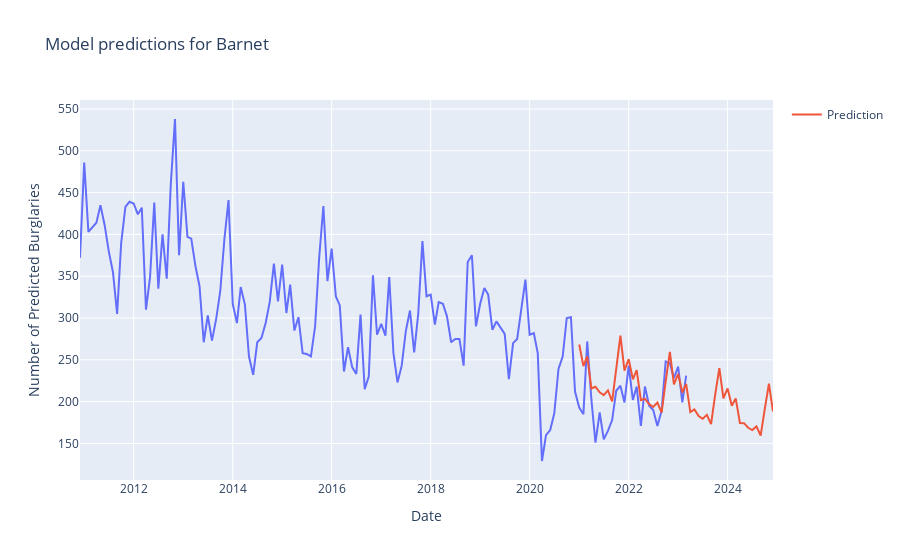

Here is the notebook cell this chart was saved with:
### Code cell
import plotly.express as px

best_model = Prophet(seasonality_mode= 'multiplicative', changepoint_prior_scale= 0.01, seasonality_prior_scale= 1, holidays_prior_scale= 50, holidays= holiday)
best_model.add_regressor('covid')
best_model.fit(train_data)
future_dates = best_model.make_future_dataframe(periods=forecast_upto, freq='MS')
future_dates['covid'] = 0
forecast = best_model.predict(future_dates)

df_plot_pred = forecast[-forecast_upto:][['ds', 'yhat']]

df_plot_true = monthly_grouped_df[['ds', 'y']]

fig = px.line(df_plot_true, x='ds', y='y', title='Model predictions for Barnet')
fig.add_scatter(x=df_plot_pred['ds'], y=df_plot_pred['yhat'], name='Prediction')
fig.update_xaxes(title_text='Date')
fig.update_yaxes(title_text='Number of Predicted Burglaries')

### Figure 1 — Plotly figure (JSON) as saved in the notebook; plotly's stock layout.template omitted (floating-point values rounded to 4 significant figures; data arrays with more than 128 entries replaced by an {"elided": "..."} marker saying what was removed)
{"data": [{"hovertemplate": "ds=%{x}<br>y=%{y}<extra></extra>", "legendgroup": "", "line": {"color": "#636efa", "dash": "solid"}, "marker": {"symbol": "circle"}, "mode": "lines", "name": "", "orientation": "v", "showlegend": false, "type": "scatter", "x": {"elided": "148 str values"}, "xaxis": "x", "y": {"elided": "148 int values"}, "yaxis": "y"}, {"name": "Prediction", "type": "scatter", "x": ["2021-01-01T00:00:00", "2021-02-01T00:00:00", "2021-03-01T00:00:00", "2021-04-01T00:00:00", "2021-05-01T00:00:00", "2021-06-01T00:00:00", "2021-07-01T00:00:00", "2021-08-01T00:00:00", "2021-09-01T00:00:00", "2021-10-01T00:00:00", "2021-11-01T00:00:00", "2021-12-01T00:00:00", "2022-01-01T00:00:00", "2022-02-01T00:00:00", "2022-03-01T00:00:00", "2022-04-01T00:00:00", "2022-05-01T00:00:00", "2022-06-01T00:00:00", "2022-07-01T00:00:00", "2022-08-01T00:00:00", "2022-09-01T00:00:00", "2022-10-01T00:00:00", "2022-11-01T00:00:00", "2022-12-01T00:00:00", "2023-01-01T00:00:00", "2023-02-01T00:00:00", "2023-03-01T00:00:00", "2023-04-01T00:00:00", "2023-05-01T00:00:00", "2023-06-01T00:00:00", "2023-07-01T00:00:00", "2023-08-01T00:00:00", "2023-09-01T00:00:00", "2023-10-01T00:00:00", "2023-11-01T00:00:00", "2023-12-01T00:00:00", "2024-01-01T00:00:00", "2024-02-01T00:00:00", "2024-03-01T00:00:00", "2024-04-01T00:00:00", "2024-05-01T00:00:00", "2024-06-01T00:00:00", "2024-07-01T00:00:00", "2024-08-01T00:00:00", "2024-09-01T00:00:00", "2024-10-01T00:00:00", "2024-11-01T00:00:00", "2024-12-01T00:00:00"], "y": [268.3, 242.5, 254.2, 215.8, 217.8, 211.1, 207.7, 213.5, 200.4, 240.4, 278.8, 237.2, 250.8, 226.7, 237.7, 201.7, 203.5, 196.9, 193.6, 198.8, 186.8, 224.2, 259.5, 220.6, 233.3, 210.9, 221.1, 187.5, 190.8, 182.8, 179.5, 184.1, 173.2, 208.0, 240.1, 204.0, 215.8, 195.1, 203.8, 174.4, 174.2, 168.7, 166.0, 170.4, 159.5, 190.8, 221.4, 188.1]}], "layout": {"legend": {"tracegroupgap": 0}, "title": {"text": "Model predictions for Barnet"}, "xaxis": {"anchor": "y", "domain": [0, 1], "title": {"text": "Date"}}, "yaxis": {"anchor": "x", "domain": [0, 1], "title": {"text": "Number of Predicted Burglaries"}}}}
